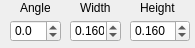
<?xml version="1.0" encoding="UTF-8"?>
<ui version="4.0">
 <class>DrawingToolbarContext2</class>
 <widget class="QWidget" name="DrawingToolbarContext2">
  <property name="geometry">
   <rect>
    <x>0</x>
    <y>0</y>
    <width>195</width>
    <height>48</height>
   </rect>
  </property>
  <property name="windowTitle">
   <string>Drawing Toolbar</string>
  </property>
  <widget class="QDoubleSpinBox" name="spinSigmaY">
   <property name="geometry">
    <rect>
     <x>130</x>
     <y>20</y>
     <width>60</width>
     <height>22</height>
    </rect>
   </property>
   <property name="font">
    <font>
     <pointsize>9</pointsize>
    </font>
   </property>
   <property name="decimals">
    <number>3</number>
   </property>
   <property name="minimum">
    <double>0.001000000000000</double>
   </property>
   <property name="maximum">
    <double>2.000000000000000</double>
   </property>
   <property name="singleStep">
    <double>0.005000000000000</double>
   </property>
   <property name="value">
    <double>0.160000000000000</double>
   </property>
  </widget>
  <widget class="QLabel" name="label_4">
   <property name="geometry">
    <rect>
     <x>20</x>
     <y>0</y>
     <width>30</width>
     <height>16</height>
    </rect>
   </property>
   <property name="font">
    <font>
     <pointsize>9</pointsize>
    </font>
   </property>
   <property name="text">
    <string>Angle</string>
   </property>
  </widget>
  <widget class="QLabel" name="label_2">
   <property name="geometry">
    <rect>
     <x>80</x>
     <y>0</y>
     <width>41</width>
     <height>16</height>
    </rect>
   </property>
   <property name="font">
    <font>
     <pointsize>9</pointsize>
    </font>
   </property>
   <property name="text">
    <string>Width</string>
   </property>
  </widget>
  <widget class="QLabel" name="label_3">
   <property name="geometry">
    <rect>
     <x>140</x>
     <y>0</y>
     <width>41</width>
     <height>16</height>
    </rect>
   </property>
   <property name="font">
    <font>
     <pointsize>9</pointsize>
    </font>
   </property>
   <property name="text">
    <string>Height</string>
   </property>
  </widget>
  <widget class="QDoubleSpinBox" name="spinSigmaX">
   <property name="geometry">
    <rect>
     <x>70</x>
     <y>20</y>
     <width>51</width>
     <height>22</height>
    </rect>
   </property>
   <property name="font">
    <font>
     <pointsize>9</pointsize>
    </font>
   </property>
   <property name="decimals">
    <number>3</number>
   </property>
   <property name="minimum">
    <double>0.001000000000000</double>
   </property>
   <property name="maximum">
    <double>2.000000000000000</double>
   </property>
   <property name="singleStep">
    <double>0.005000000000000</double>
   </property>
   <property name="value">
    <double>0.160000000000000</double>
   </property>
  </widget>
  <widget class="QDoubleSpinBox" name="spinAngle">
   <property name="geometry">
    <rect>
     <x>10</x>
     <y>20</y>
     <width>51</width>
     <height>22</height>
    </rect>
   </property>
   <property name="font">
    <font>
     <pointsize>9</pointsize>
    </font>
   </property>
   <property name="decimals">
    <number>1</number>
   </property>
   <property name="minimum">
    <double>-180.000000000000000</double>
   </property>
   <property name="maximum">
    <double>180.000000000000000</double>
   </property>
  </widget>
 </widget>
 <resources/>
 <connections/>
</ui>
